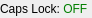
<?xml version="1.0" encoding="UTF-8"?>
<ui version="4.0">
 <class>CapsLockWidget</class>
 <widget class="QWidget" name="CapsLockWidget">
  <property name="geometry">
   <rect>
    <x>0</x>
    <y>0</y>
    <width>92</width>
    <height>18</height>
   </rect>
  </property>
  <property name="windowTitle">
   <string notr="true">CapsLockWidget</string>
  </property>
  <layout class="QGridLayout" name="pGridLayout_">
   <property name="leftMargin">
    <number>0</number>
   </property>
   <property name="topMargin">
    <number>0</number>
   </property>
   <property name="rightMargin">
    <number>0</number>
   </property>
   <property name="bottomMargin">
    <number>0</number>
   </property>
   <item row="0" column="0">
    <widget class="QLabel" name="pLabelCapsLock_">
     <property name="text">
      <string notr="true">Caps Lock: &lt;FONT COLOR=green&gt;OFF&lt;/FONT&gt;</string>
     </property>
    </widget>
   </item>
  </layout>
 </widget>
 <resources/>
 <connections/>
</ui>
